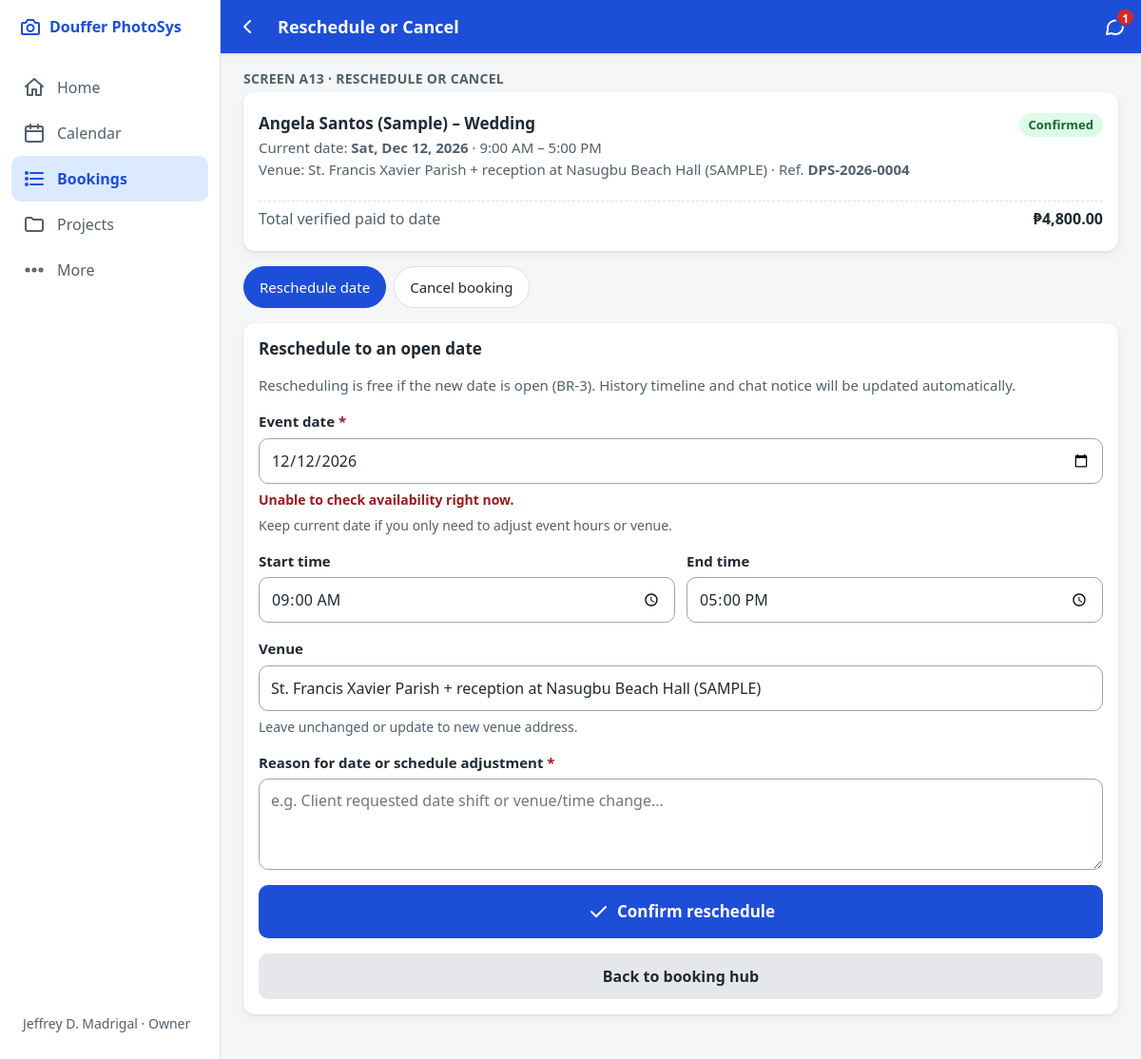
Screenshot of /admin/bookings/4/change (signed in) with the database file from the repository.
### tables this page shows
CREATE TABLE users (
  id                    INT UNSIGNED NOT NULL AUTO_INCREMENT,
  name                  VARCHAR(100) NOT NULL,
  username              VARCHAR(50)  NOT NULL,
  email                 VARCHAR(150) NULL,
  password_hash         VARCHAR(255) NOT NULL,
  role                  ENUM('owner','staff','crew') NOT NULL,
  perm_view_bookings    TINYINT(1) NOT NULL DEFAULT 1,
  perm_record_payments  TINYINT(1) NOT NULL DEFAULT 1,
  perm_verify_payments  TINYINT(1) NOT NULL DEFAULT 0,
  perm_archive_records  TINYINT(1) NOT NULL DEFAULT 0,
  perm_manage_messages  TINYINT(1) NOT NULL DEFAULT 1,
  must_change_password  TINYINT(1) NOT NULL DEFAULT 1,
  is_active             TINYINT(1) NOT NULL DEFAULT 1,
  last_login_at         DATETIME NULL,
  password_changed_at   DATETIME NULL,
  created_at            DATETIME NOT NULL DEFAULT CURRENT_TIMESTAMP,
  PRIMARY KEY (id),
  UNIQUE KEY uq_users_username (username)
);

CREATE TABLE bookings (
  id                  INT UNSIGNED NOT NULL AUTO_INCREMENT,
  reference_code      VARCHAR(20)  NOT NULL,
  client_id           INT UNSIGNED NOT NULL,
  package_id          INT UNSIGNED NOT NULL,
  event_type          VARCHAR(50)  NOT NULL,
  event_date          DATE         NOT NULL,
  start_time          TIME NULL,
  end_time            TIME NULL,
  venue               VARCHAR(255) NOT NULL,
  special_requests    TEXT NULL,
  source_channel      ENUM('messenger','call','walk_in','referral','website') NOT NULL DEFAULT 'website',
  status              ENUM('pending','confirmed','completed','cancelled') NOT NULL DEFAULT 'pending',
  package_price       DECIMAL(10,2) NOT NULL,           
  total_amount        DECIMAL(10,2) NOT NULL,           
  down_payment_due    DECIMAL(10,2) NOT NULL,
  is_archived         TINYINT(1) NOT NULL DEFAULT 0,
  terms_version       VARCHAR(10) NULL,
  terms_accepted_at   DATETIME NULL,
  privacy_consent_at  DATETIME NULL,
  confirmed_at        DATETIME NULL,
  cancelled_at        DATETIME NULL,
  completed_at        DATETIME NULL,
  archived_at         DATETIME NULL,
  created_by          INT UNSIGNED NULL,                
  created_at          DATETIME NOT NULL DEFAULT CURRENT_TIMESTAMP,
  PRIMARY KEY (id),
  UNIQUE KEY uq_bookings_ref (reference_code),
  KEY idx_bookings_date_status (event_date, status),
  KEY idx_bookings_client (client_id),
  KEY idx_bookings_status (status, is_archived),
  CONSTRAINT fk_bookings_client  FOREIGN KEY (client_id)  REFERENCES clients (id),
  CONSTRAINT fk_bookings_package FOREIGN KEY (package_id) REFERENCES packages (id),
  CONSTRAINT fk_bookings_user    FOREIGN KEY (created_by) REFERENCES users (id)
);

CREATE TABLE clients (
  id                  INT UNSIGNED NOT NULL AUTO_INCREMENT,
  full_name           VARCHAR(120) NOT NULL,
  mobile              VARCHAR(20)  NOT NULL,
  mobile_normalized   CHAR(11)     NOT NULL,           
  messenger_name      VARCHAR(150) NULL,
  contact_channel     ENUM('messenger','call','walk_in','referral','website') NOT NULL DEFAULT 'website',
  privacy_consent_at  DATETIME NULL,
  is_archived         TINYINT(1) NOT NULL DEFAULT 0,
  created_at          DATETIME NOT NULL DEFAULT CURRENT_TIMESTAMP,
  PRIMARY KEY (id),
  KEY idx_clients_mobile (mobile_normalized),
  KEY idx_clients_name (full_name)
);

### app/Views/admin/booking_change.php (the view, shortened to what the rows shown need)
<?php
$bid = (int) $booking['id'];
$status = (string) $booking['status'];
$today = Clock::today();
?>
<p class="eyebrow">Screen A13 · Reschedule or Cancel</p>
<article class="card">
    <div class="card-row">
        <div>
            <h2 class="card-title"><?= e($booking['full_name']) ?> – <?= e($booking['event_type']) ?></h2>
            <div class="card-meta">
                Current date: <strong><?= e(date_long($booking['event_date'])) ?></strong>
                <?php if (!empty($booking['start_time'])): ?>
                    · <?= e(time12($booking['start_time'])) ?><?= !empty($booking['end_time']) ? ' – ' . e(time12($booking['end_time'])) : '' ?>
                <?php endif; ?>
            </div>
            <div class="card-meta">Venue: <?= e($booking['venue']) ?> · Ref. <strong><?= e($booking['reference_code']) ?></strong></div>
        </div>
        <div class="stack-right">
            <?= partial('partials/tag', ['class' => $status === 'confirmed' ? 'confirmed' : 'pending', 'label' => ucfirst($status)]) ?>
        </div>
    </div>
    <div class="card-row mt-1">
        <span class="muted">Total verified paid to date</span>
        <strong class="money"><?= e(peso($paid)) ?></strong>
    </div>
</article>
<nav class="chips mt-1" aria-label="Change action selection">
    <button type="button" class="chip<?= $mode === 'reschedule' ? ' is-active' : '' ?>" data-change-mode="reschedule" aria-pressed="<?= $mode === 'reschedule' ? 'true' : 'false' ?>">
        Reschedule date
    </button>
    <button type="button" class="chip<?= $mode === 'cancel' ? ' is-active' : '' ?>" data-change-mode="cancel" aria-pressed="<?= $mode === 'cancel' ? 'true' : 'false' ?>">
        Cancel booking
    </button>
</nav>
<section id="panel-reschedule" class="mt-1"<?= $mode === 'reschedule' ? '' : ' hidden' ?>>
    <form method="post" action="<?= e(url('/admin/bookings/' . $bid . '/change')) ?>" class="card stack" data-once>
        <h3 class="card-title">Reschedule to an open date</h3>
        <p class="card-meta">Rescheduling is free if the new date is open (BR-3). History timeline and chat notice will be updated automatically.</p>
        <div class="field">
            <label for="reschedule-date">Event date <span class="req">*</span></label>
            <input type="date" id="reschedule-date" name="new_date" min="<?= e($today) ?>" value="<?= e(old('new_date', $booking['event_date'])) ?>" required data-availability-check data-exclude="<?= $bid ?>" data-target="reschedule-avail-banner"<?= invalid_attr('new_date') ?>>
            <div id="reschedule-avail-banner" class="mt-1" aria-live="polite"></div>
            <p class="hint">Keep current date if you only need to adjust event hours or venue.</p>
        </div>
        <div class="grid-2">
            <div class="field">
                <label for="reschedule-start">Start time</label>
                <input type="time" id="reschedule-start" name="start_time" value="<?= e(old('start_time', $booking['start_time'] ? substr($booking['start_time'], 0, 5) : '')) ?>"<?= invalid_attr('start_time') ?>>
            </div>
            <div class="field">
                <label for="reschedule-end">End time</label>
                <input type="time" id="reschedule-end" name="end_time" value="<?= e(old('end_time', $booking['end_time'] ? substr($booking['end_time'], 0, 5) : '')) ?>"<?= invalid_attr('end_time') ?>>
            </div>
        </div>
        <div class="field">
            <label for="reschedule-venue">Venue</label>
            <input type="text" id="reschedule-venue" name="venue" value="<?= e(old('venue', $booking['venue'])) ?>" maxlength="255"<?= invalid_attr('venue') ?>>
            <p class="hint">Leave unchanged or update to new venue address.</p>
        </div>
        <div class="field">
            <label for="reschedule-reason">Reason for date or schedule adjustment <span class="req">*</span></label>
            <textarea id="reschedule-reason" name="reason" rows="2" required placeholder="e.g. Client requested date shift or venue/time change..."><?= e(old('reason')) ?></textarea>
        </div>
        <div class="mt-1">
            <button type="submit" id="btn-submit-reschedule" class="btn btn-primary btn-block btn-lg"><?= icon('check') ?> Confirm reschedule</button>
            <a class="btn btn-block mt-1" href="<?= e(url('/admin/bookings/' . $bid)) ?>">Back to booking hub</a>
        </div>
    </form>
</section>

### app/Core/Router.php (shortened to what the rows shown need)
<?php
final class Router
{
    private array $routes = [];
    public function add(string $method, string $pattern, array $handler, array $opts = []): void
    {
        $this->routes[] = [
            'method'  => $method,
            'regex'   => self::compile($pattern),
            'handler' => $handler,
            'opts'    => $opts,
        ];
    }
    public static function compile(string $pattern): string
    {
        $pattern = $pattern === '/' ? '/' : rtrim($pattern, '/');
        $regex = preg_replace_callback('#\{(\w+)\}#', static function (array $m): string {
            $name = $m[1];
            if ($name === 'id' || str_ends_with($name, '_id')) {
                $part = '\d+';
            } elseif ($name === 'ref') {
                $part = '[A-Za-z0-9\-]+';
            } elseif ($name === 'token') {
                $part = '[A-Za-z0-9\-]{16,128}';
            } else {
                $part = '[^/]+';
            }
            return '(?P<' . $name . '>' . $part . ')';
        }, $pattern);
        return '#^' . $regex . '$#';
    }
    public function dispatch(string $method, string $path): void
    {
        $path = $path === '/' ? '/' : rtrim($path, '/');
        $methodMismatch = false;
        foreach ($this->routes as $route) {
            if (!preg_match($route['regex'], $path, $m)) {
                continue;
            }
            $opts = $route['opts'];
            Guard::check($opts, !empty($opts['api']));
            $params = array_filter($m, 'is_string', ARRAY_FILTER_USE_KEY);
            [$class, $action] = $route['handler'];
            $controller = new $class();
            $controller->$action(...array_merge($opts['args'] ?? [], array_values($params)));
            return;
        }
        throw new HttpException($methodMismatch ? 405 : 404);
    }
}

### app/Views/layouts/admin.php (shortened to what the rows shown need)
<?php
$unread = Message::unreadForAdmin();
$nav = [
    ['/admin', 'Home', 'home', nav_active('/admin', true)],
    ['/admin/calendar', 'Calendar', 'calendar', nav_active('/admin/calendar') || nav_active('/admin/crew')],
    ['/admin/bookings', 'Bookings', 'list', nav_active('/admin/bookings') || nav_active('/admin/payments')],
    ['/admin/projects', 'Projects', 'folder', nav_active('/admin/projects')],
    ['/admin/more', 'More', 'more', nav_active('/admin/more') || nav_active('/admin/clients') || nav_active('/admin/packages')
        || nav_active('/admin/reports') || nav_active('/admin/users') || nav_active('/admin/settings')
        || nav_active('/admin/logs') || nav_active('/admin/messages') || nav_active('/account')],
];
?>
<?= partial('partials/head', ['title' => $title ?? 'Admin', 'theme' => 'admin', 'scripts' => $scripts ?? []]) ?>
<body class="theme-admin has-sidebar"<?= Auth::can('manage_messages') ? ' data-poll-unread' : '' ?>>
<header class="topbar">
    <?php if (!empty($back)): ?>
        <a class="topbar-btn" href="<?= e(url($back)) ?>" aria-label="Back"><?= icon('back') ?></a>
    <?php else: ?>
        <span class="topbar-logo" aria-hidden="true"><?= icon('camera') ?></span>
    <?php endif; ?>
    <h1 class="topbar-title"><?= e($title ?? 'Admin') ?></h1>
    <?php if (Auth::can('manage_messages')): ?>
        <a class="topbar-btn topbar-end" href="<?= e(url('/admin/messages')) ?>" aria-label="Messages, <?= (int) $unread ?> unread">
            <?= icon('chat') ?>
            <span class="badge" data-unread-badge<?= $unread > 0 ? '' : ' hidden' ?>><?= (int) $unread ?></span>
        </a>
    <?php endif; ?>
</header>
<nav class="bottomnav bottomnav-5" aria-label="Admin">
    <div class="sidebar-brand"><?= icon('camera') ?><span>Douffer PhotoSys</span></div>
    <?php foreach ($nav as [$href, $label, $ico, $active]): ?>
        <a href="<?= e(url($href)) ?>"<?= $active ? ' aria-current="page"' : '' ?>><?= icon($ico) ?><span><?= e($label) ?></span></a>
    <?php endforeach; ?>
    <div class="sidebar-user">
        <span><?= e(Auth::user()['name'] ?? '') ?> · <?= e(ucfirst((string) Auth::role())) ?></span>
    </div>
</nav>
<main id="main" class="page" tabindex="-1">
    <?= $content ?>
</main>
</body>
</html>

### rows the page displays
users: name "Jeffrey D. Madrigal", role "Owner"
bookings: client.full_name "Angela Santos (Sample)", event_type "Wedding", event_date "Sat, Dec 12, 2026", start_time "9:00 AM", end_time "5:00 PM", venue "St. Francis Xavier Parish + reception at Nasugbu Beach Hall (SAMPLE)", reference_code "DPS-2026-0004", new_date "12/12/2026", start_time "09:00", end_time "17:00"

### other values shown
$unread "1"
$label "Home"
$label "Calendar"
$label "Bookings"
$label "Projects"
$label "More"
peso($paid) "₱4,800.00"
